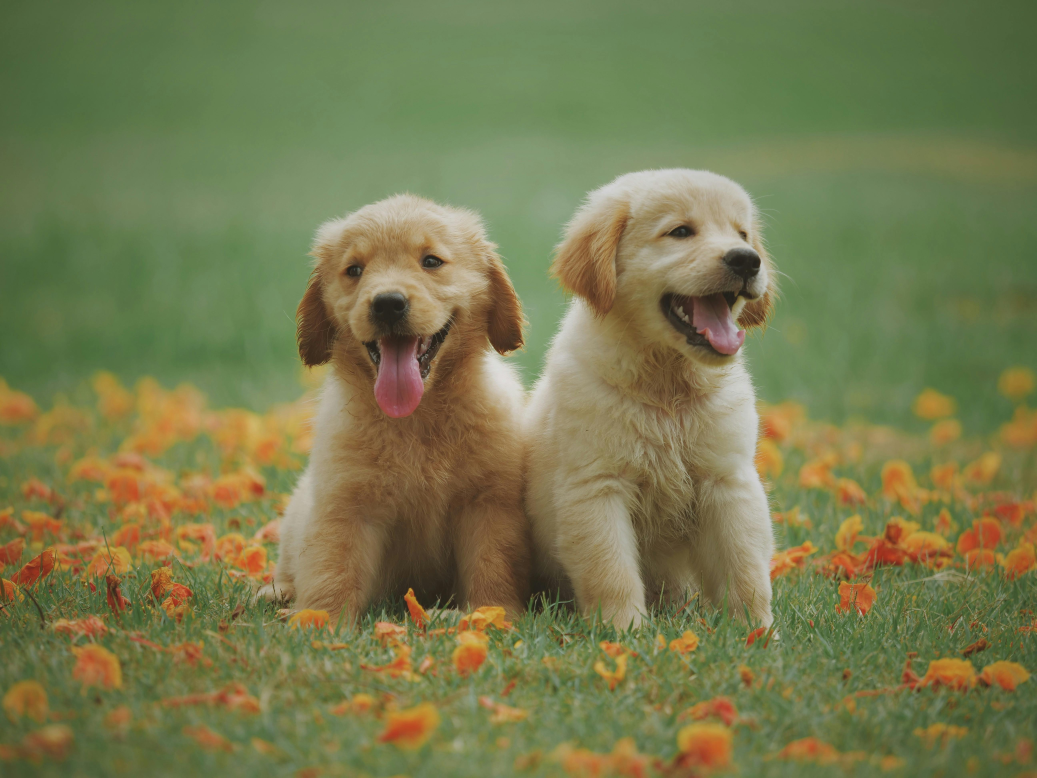
#> input picture opencvTests/puppies.jpg, 5184 x 3888 px (shown at 1/5 size)
$ python readImage.py
#> lines starting #> are read from the running program, lines starting #| are printed output that depends on the picture
import cv2

# read in the image
img = cv2.imread('puppies.jpg')
#> img is the input picture: shape (3888, 5184, 3); mean B, G, R 78.3, 122, 119.3

# get the size of the image(this gives us an array whose components are[width,height,rgb channels])
size = img.shape
#> size = (3888, 5184, 3)
print(size)
#| (3888, 5184, 3)

# resize it to 640x480
resized = cv2.resize(img,(640,480))
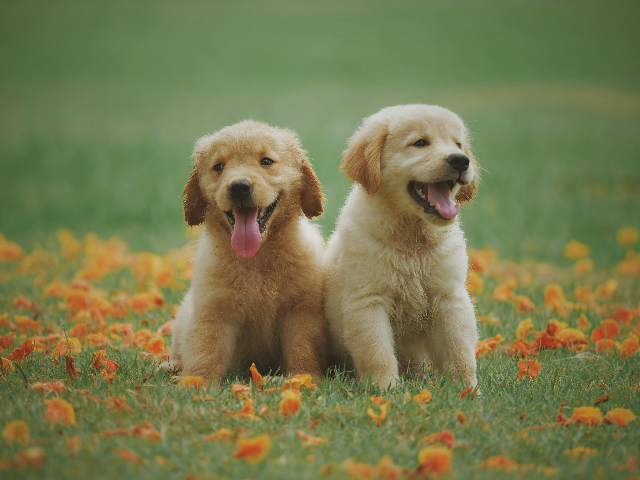
#> resized: shape (480, 640, 3); mean B, G, R 78.2, 121.9, 119.2

# crop the image
# here, we're trimming the sides of the image by saving only from 1/4 the width and height to 3/4 of the dimensions,
cropped = img[int(size[0]/4):int(3*size[0]/4), int(size[1]/4):int(3*size[1]/4)]
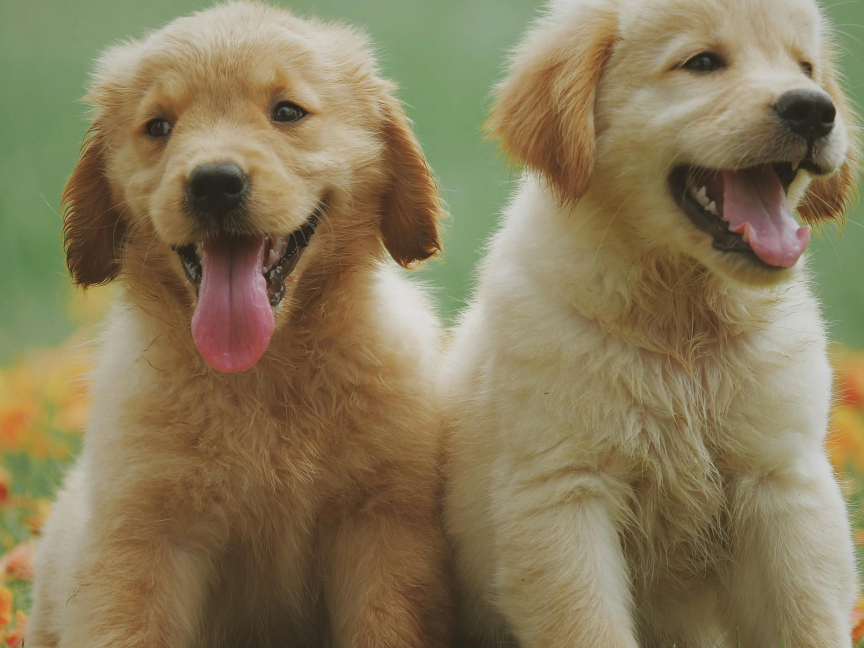
#> cropped: shape (1944, 2592, 3) (shown at 1/3 size); mean B, G, R 89.7, 122.9, 136.5
#            [start width   :  end width     , start height  :  end height    ]

#cv2.imshow('puppies',img)
#cv2.imshow('puppies',resized)
cv2.imshow('puppies',cropped)
cv2.waitKey(0)
